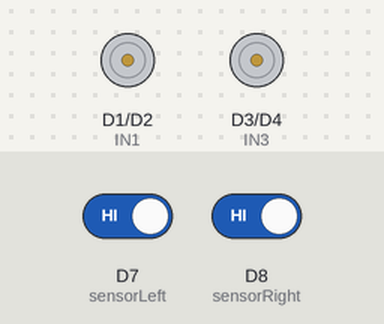
This sketch was run on a simulated ESP8266 (NodeMCU). On the bench: motor-driver pin pairs drawn as motors (green arrow = first pin HIGH = forward, orange = second pin HIGH = backward, longer = more drive, scaled by the enable pin). The inputs (shaded band) are chosen by the test bench; at power-on: D7 (sensorLeft) HIGH, D8 (sensorRight) HIGH.

Above: at 1.2 s.
1.3 s: D7 (sensorLeft) driven LOW
At 2.5 s:
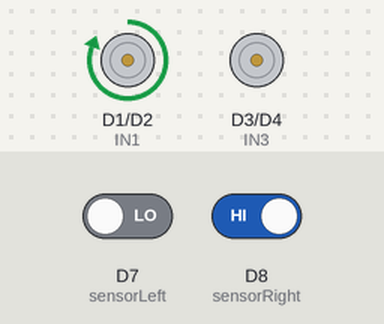
2.8 s: D8 (sensorRight) driven LOW
At 3.6 s:
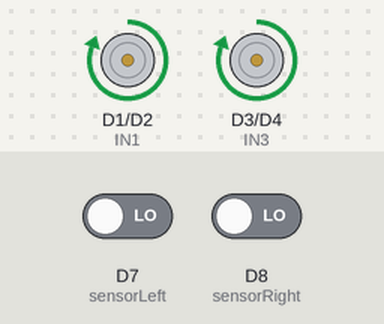
4.3 s: D7 (sensorLeft) driven HIGH
At 4.8 s:
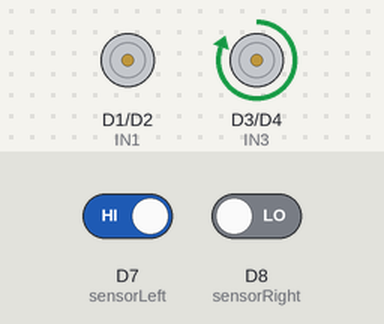
5.8 s: D8 (sensorRight) driven HIGH
At 7.1 s:
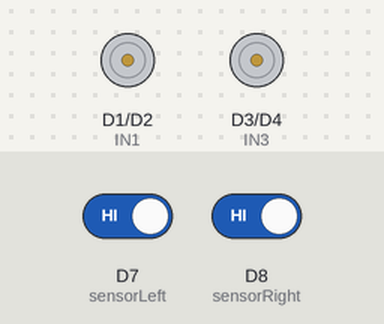
Timing chart, 0 to 8.3 s (numbered marks = the images above; inputs shaded):
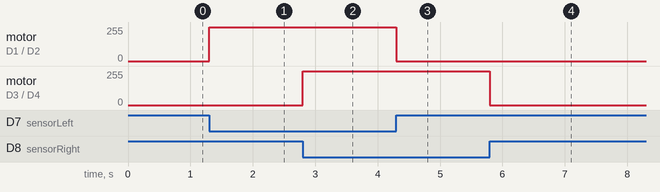

The sketch:

Line_follower_car_using_NodeMCU_ESP8266.ino
```cpp
#define ENA D5
#define IN1 D1
#define IN2 D2
#define ENB D6
#define IN3 D3
#define IN4 D4

#define sensorLeft D7
#define sensorRight D8

void setup() {
  // Motor pins
  pinMode(ENA, OUTPUT);
  pinMode(IN1, OUTPUT);
  pinMode(IN2, OUTPUT);
  pinMode(ENB, OUTPUT);
  pinMode(IN3, OUTPUT);
  pinMode(IN4, OUTPUT);

  // Sensor pins
  pinMode(sensorLeft, INPUT);
  pinMode(sensorRight, INPUT);

  // Initialize motors to stop
  analogWrite(ENA, 0);
  analogWrite(ENB, 0);
}

void loop() {
  int leftState = digitalRead(sensorLeft);
  int rightState = digitalRead(sensorRight);

  if (leftState == LOW && rightState == LOW) {
    // Move forward
    analogWrite(ENA, 255);
    digitalWrite(IN1, HIGH);
    digitalWrite(IN2, LOW);

    analogWrite(ENB, 255);
    digitalWrite(IN3, HIGH);
    digitalWrite(IN4, LOW);
  }
  else if (leftState == HIGH && rightState == LOW) {
    // Turn right
    analogWrite(ENA, 0);
    digitalWrite(IN1, LOW);
    digitalWrite(IN2, LOW);

    analogWrite(ENB, 255);
    digitalWrite(IN3, HIGH);
    digitalWrite(IN4, LOW);
  }
  else if (leftState == LOW && rightState == HIGH) {
    // Turn left
    analogWrite(ENA, 255);
    digitalWrite(IN1, HIGH);
    digitalWrite(IN2, LOW);

    analogWrite(ENB, 0);
    digitalWrite(IN3, LOW);
    digitalWrite(IN4, LOW);
  }
  else {
    // Stop
    analogWrite(ENA, 0);
    digitalWrite(IN1, LOW);
    digitalWrite(IN2, LOW);

    analogWrite(ENB, 0);
    digitalWrite(IN3, LOW);
    digitalWrite(IN4, LOW);
  }
}
```

Measured:
- after the input at 1.3 s, motor on D1 (IN1) / D2 (IN2): stopped → forward 255/255 at once
- after the input at 2.8 s, motor on D3 (IN3) / D4 (IN4): stopped → forward 255/255 at once
- after the input at 4.3 s, motor on D1 (IN1) / D2 (IN2): forward 255/255 → stopped at once
- after the input at 5.8 s, motor on D3 (IN3) / D4 (IN4): forward 255/255 → stopped at once
